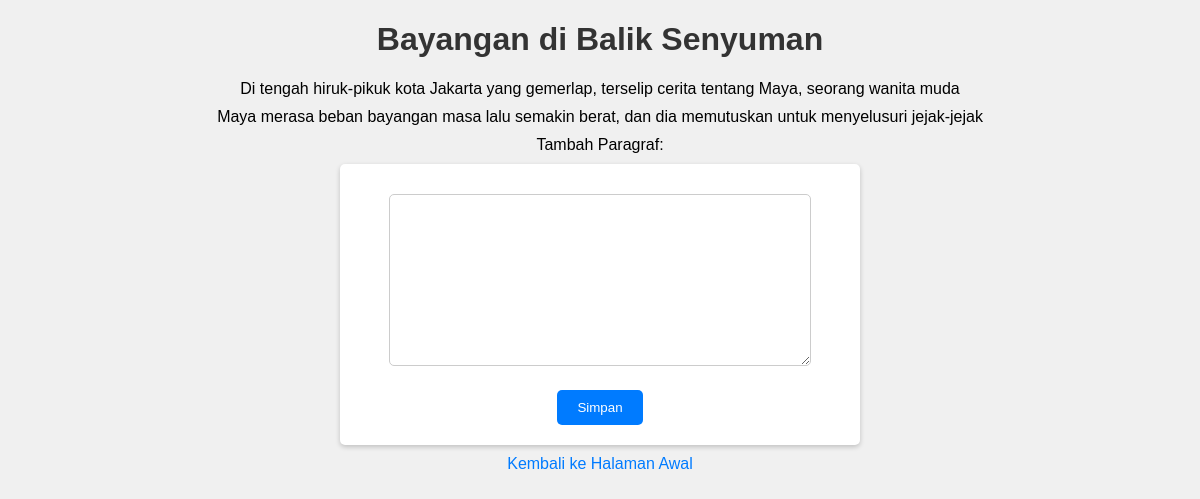
The page /lihat_cerita.php?idcerita=3 on the database its author committed.
### tables this page shows
CREATE TABLE `cerita` (
  `idcerita` int(11) NOT NULL AUTO_INCREMENT,
  `judul` varchar(100) DEFAULT NULL,
  `iduser_pembuat_awal` varchar(40) NOT NULL,
  PRIMARY KEY (`idcerita`),
  KEY `fk_cerita_users_idx` (`iduser_pembuat_awal`),
  CONSTRAINT `fk_cerita_users` FOREIGN KEY (`iduser_pembuat_awal`) REFERENCES `users` (`iduser`) ON DELETE NO ACTION ON UPDATE NO ACTION
);

CREATE TABLE `paragraf` (
  `idparagraf` int(11) NOT NULL AUTO_INCREMENT,
  `iduser` varchar(40) NOT NULL,
  `idcerita` int(11) NOT NULL,
  `isi_paragraf` varchar(700) DEFAULT NULL,
  `tanggal_buat` timestamp NULL DEFAULT current_timestamp(),
  PRIMARY KEY (`idparagraf`),
  KEY `fk_paragraf_users1_idx` (`iduser`),
  KEY `fk_paragraf_cerita1_idx` (`idcerita`),
  CONSTRAINT `fk_paragraf_cerita1` FOREIGN KEY (`idcerita`) REFERENCES `cerita` (`idcerita`) ON DELETE NO ACTION ON UPDATE NO ACTION,
  CONSTRAINT `fk_paragraf_users1` FOREIGN KEY (`iduser`) REFERENCES `users` (`iduser`) ON DELETE NO ACTION ON UPDATE NO ACTION
);

### class/koneksi.php (called while the page is built, shortened)
<?php
    class Koneksi {
        public function __construct() {
            $this->conn = new mysqli("localhost", "root", "", "project_uts_fsp");
        }
    }
?>

### class/cerita.php (called while the page is built, shortened)
<?php
    require_once("koneksi.php");
    class Cerita extends Koneksi {
        public function getJudul($iduser="") {
            $sql = "SELECT judul FROM cerita where idcerita = ?";
            $stmt = $this->conn->prepare($sql);
            $stmt->bind_param("i", $iduser);
            $stmt->execute();
            $result = $stmt->get_result();
            return $result;
        }
        public function getAllParagraf($id_cerita="") {
            $sql = "SELECT * from paragraf p WHERE p.idcerita = ?";
            $stmt = $this->conn->prepare($sql);
            $stmt->bind_param("i", $id_cerita);
            $stmt->execute();
            $res = $stmt->get_result();
            return $res;
        }
    }
?>

### lihat_cerita.php (the view, shortened to what this page needs)
<?php
    require_once("class/cerita.php");
    $id_cerita = "";
    $judul = 0;
    if (isset($_GET["idcerita"])) {
        $id_cerita = $_GET["idcerita"];
    }
    $cerita = new Cerita();
    $result = $cerita->getJudul($id_cerita);
    if ($row = $result->fetch_assoc()) {
        $judul = $row["judul"];
    }
?>
<!DOCTYPE html>
<html lang="en">
<head>
</head>
<body>
    <?php
        $result = $cerita->getAllParagraf($id_cerita);
        echo "<h1>$judul</h1>";
        while ($row = $result->fetch_assoc()) {
            echo "<p>".$row["isi_paragraf"]."</p>";
        }
    ?>
    <p>Tambah Paragraf:</p>
    <form action="lihat_cerita.php" method="post">
        <p><textarea name="txttambahparagraf" id="" cols="30" rows="10"></textarea></p>
        <p><input type="submit" value="Simpan" name="btnsimpan"></p>
    </form>
    <p><a href="homepage.php">Kembali ke Halaman Awal</a></p>
</body>
</html>

### lihat_cerita.php (style rules this page uses)
body { font-family: Arial, sans-serif; background-color: #f0f0f0; text-align: center; margin: 0; padding: 0; }
h1 { color: #333; }
p { margin: 10px 0; }
form { background: #fff; max-width: 500px; margin: 0 auto; padding: 10px; border-radius: 5px; box-shadow: 0 2px 5px rgba(0, 0, 0, 0.2); }
textarea { width: 80%; padding: 10px; margin: 10px 0; border: 1px solid #ccc; border-radius: 5px; }
input[type="submit"] { background: #007BFF; color: #fff; border: none; padding: 10px 20px; border-radius: 5px; cursor: pointer; }
a { text-decoration: none; color: #007BFF; }

### rows shown on the page
cerita: judul "Bayangan di Balik Senyuman"
paragraf: isi_paragraf "Di tengah hiruk-pikuk kota Jakarta yang gemerlap, terselip cerita tentang Maya, seorang wanita muda"
paragraf: isi_paragraf "Maya merasa beban bayangan masa lalu semakin berat, dan dia memutuskan untuk menyelusuri jejak-jejak"
